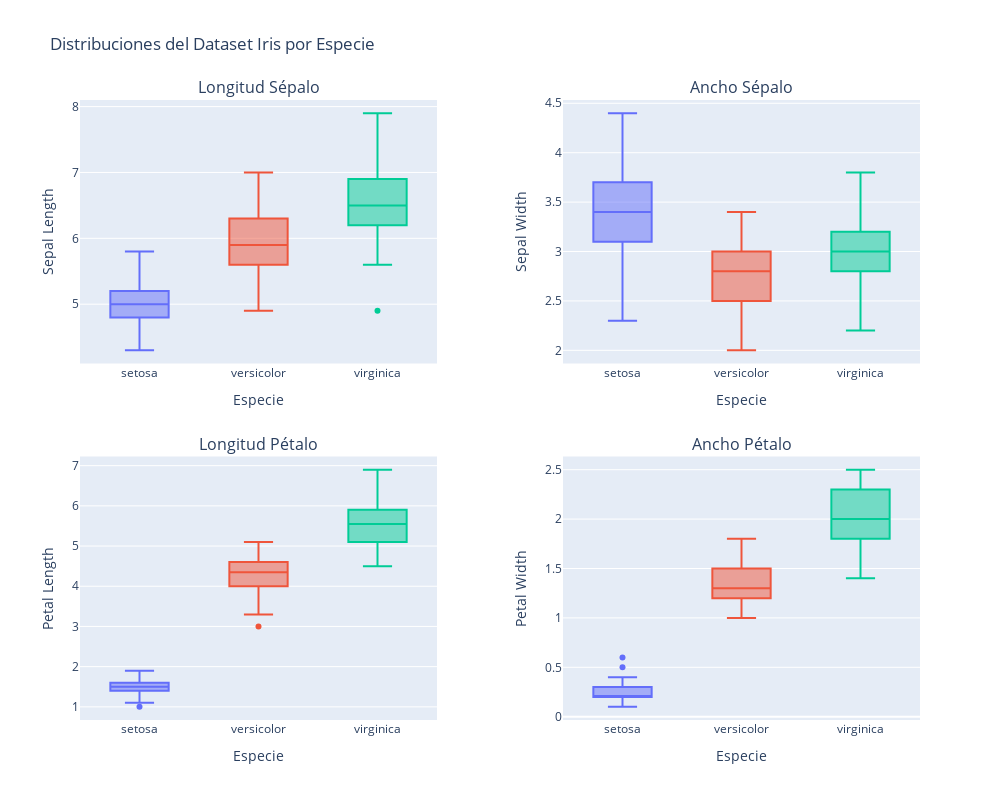

The notebook cell this image was saved under:
### Code cell
from plotly.subplots import make_subplots

# Crear subplots con formato 2x2
fig = make_subplots(rows=2, 
                    cols=2,
                    subplot_titles=('Longitud Sépalo', 'Ancho Sépalo', 
                                    'Longitud Pétalo', 'Ancho Pétalo'),
                    horizontal_spacing=0.15,
                    vertical_spacing=0.15)

# Características y posiciones en la cuadrícula
caracteristicas = [
    ('sepal_length', 1, 1),
    ('sepal_width', 1, 2),
    ('petal_length', 2, 1),
    ('petal_width', 2, 2)
]

# Generar cada gráfico y añadirlo a la posición correspondiente
for columna, row, col in caracteristicas:
    # Crear box plot individual
    box_fig = px.box(df, 
                     x="species", 
                     y=columna,
                     color="species",
                     width=400,
                     height=300)
    
    # Añadir cada traza al subplot correspondiente
    for trace in box_fig['data']:
        fig.add_trace(trace, row=row, col=col)
    
    # Configurar ejes y título
    nombre = columna.replace("_", " ").title()
    fig.update_yaxes(title_text=nombre, row=row, col=col)
    fig.update_xaxes(title_text='Especie', row=row, col=col)

# Configurar layout general
fig.update_layout(
    title_text='Distribuciones del Dataset Iris por Especie',
    showlegend=False,
    height=800,
    width=1000,
    margin=dict(t=100)
)

fig.show()

### Figure 1 — Plotly figure (JSON) as saved in the notebook; plotly's stock layout.template omitted (floating-point values rounded to 4 significant figures)
{"data": [{"alignmentgroup": "True", "hovertemplate": "species=%{x}<br>sepal_length=%{y}<extra></extra>", "legendgroup": "setosa", "marker": {"color": "#636efa"}, "name": "setosa", "notched": false, "offsetgroup": "setosa", "orientation": "v", "showlegend": true, "type": "box", "x": ["setosa", "setosa", "setosa", "setosa", "setosa", "setosa", "setosa", "setosa", "setosa", "setosa", "setosa", "setosa", "setosa", "setosa", "setosa", "setosa", "setosa", "setosa", "setosa", "setosa", "setosa", "setosa", "setosa", "setosa", "setosa", "setosa", "setosa", "setosa", "setosa", "setosa", "setosa", "setosa", "setosa", "setosa", "setosa", "setosa", "setosa", "setosa", "setosa", "setosa", "setosa", "setosa", "setosa", "setosa", "setosa", "setosa", "setosa", "setosa", "setosa", "setosa"], "x0": " ", "xaxis": "x", "y": [5.1, 4.9, 4.7, 4.6, 5.0, 5.4, 4.6, 5.0, 4.4, 4.9, 5.4, 4.8, 4.8, 4.3, 5.8, 5.7, 5.4, 5.1, 5.7, 5.1, 5.4, 5.1, 4.6, 5.1, 4.8, 5.0, 5.0, 5.2, 5.2, 4.7, 4.8, 5.4, 5.2, 5.5, 4.9, 5.0, 5.5, 4.9, 4.4, 5.1, 5.0, 4.5, 4.4, 5.0, 5.1, 4.8, 5.1, 4.6, 5.3, 5.0], "y0": " ", "yaxis": "y"}, {"alignmentgroup": "True", "hovertemplate": "species=%{x}<br>sepal_length=%{y}<extra></extra>", "legendgroup": "versicolor", "marker": {"color": "#EF553B"}, "name": "versicolor", "notched": false, "offsetgroup": "versicolor", "orientation": "v", "showlegend": true, "type": "box", "x": ["versicolor", "versicolor", "versicolor", "versicolor", "versicolor", "versicolor", "versicolor", "versicolor", "versicolor", "versicolor", "versicolor", "versicolor", "versicolor", "versicolor", "versicolor", "versicolor", "versicolor", "versicolor", "versicolor", "versicolor", "versicolor", "versicolor", "versicolor", "versicolor", "versicolor", "versicolor", "versicolor", "versicolor", "versicolor", "versicolor", "versicolor", "versicolor", "versicolor", "versicolor", "versicolor", "versicolor", "versicolor", "versicolor", "versicolor", "versicolor", "versicolor", "versicolor", "versicolor", "versicolor", "versicolor", "versicolor", "versicolor", "versicolor", "versicolor", "versicolor"], "x0": " ", "xaxis": "x", "y": [7.0, 6.4, 6.9, 5.5, 6.5, 5.7, 6.3, 4.9, 6.6, 5.2, 5.0, 5.9, 6.0, 6.1, 5.6, 6.7, 5.6, 5.8, 6.2, 5.6, 5.9, 6.1, 6.3, 6.1, 6.4, 6.6, 6.8, 6.7, 6.0, 5.7, 5.5, 5.5, 5.8, 6.0, 5.4, 6.0, 6.7, 6.3, 5.6, 5.5, 5.5, 6.1, 5.8, 5.0, 5.6, 5.7, 5.7, 6.2, 5.1, 5.7], "y0": " ", "yaxis": "y"}, {"alignmentgroup": "True", "hovertemplate": "species=%{x}<br>sepal_length=%{y}<extra></extra>", "legendgroup": "virginica", "marker": {"color": "#00cc96"}, "name": "virginica", "notched": false, "offsetgroup": "virginica", "orientation": "v", "showlegend": true, "type": "box", "x": ["virginica", "virginica", "virginica", "virginica", "virginica", "virginica", "virginica", "virginica", "virginica", "virginica", "virginica", "virginica", "virginica", "virginica", "virginica", "virginica", "virginica", "virginica", "virginica", "virginica", "virginica", "virginica", "virginica", "virginica", "virginica", "virginica", "virginica", "virginica", "virginica", "virginica", "virginica", "virginica", "virginica", "virginica", "virginica", "virginica", "virginica", "virginica", "virginica", "virginica", "virginica", "virginica", "virginica", "virginica", "virginica", "virginica", "virginica", "virginica", "virginica", "virginica"], "x0": " ", "xaxis": "x", "y": [6.3, 5.8, 7.1, 6.3, 6.5, 7.6, 4.9, 7.3, 6.7, 7.2, 6.5, 6.4, 6.8, 5.7, 5.8, 6.4, 6.5, 7.7, 7.7, 6.0, 6.9, 5.6, 7.7, 6.3, 6.7, 7.2, 6.2, 6.1, 6.4, 7.2, 7.4, 7.9, 6.4, 6.3, 6.1, 7.7, 6.3, 6.4, 6.0, 6.9, 6.7, 6.9, 5.8, 6.8, 6.7, 6.7, 6.3, 6.5, 6.2, 5.9], "y0": " ", "yaxis": "y"}, {"alignmentgroup": "True", "hovertemplate": "species=%{x}<br>sepal_width=%{y}<extra></extra>", "legendgroup": "setosa", "marker": {"color": "#636efa"}, "name": "setosa", "notched": false, "offsetgroup": "setosa", "orientation": "v", "showlegend": true, "type": "box", "x": ["setosa", "setosa", "setosa", "setosa", "setosa", "setosa", "setosa", "setosa", "setosa", "setosa", "setosa", "setosa", "setosa", "setosa", "setosa", "setosa", "setosa", "setosa", "setosa", "setosa", "setosa", "setosa", "setosa", "setosa", "setosa", "setosa", "setosa", "setosa", "setosa", "setosa", "setosa", "setosa", "setosa", "setosa", "setosa", "setosa", "setosa", "setosa", "setosa", "setosa", "setosa", "setosa", "setosa", "setosa", "setosa", "setosa", "setosa", "setosa", "setosa", "setosa"], "x0": " ", "xaxis": "x2", "y": [3.5, 3.0, 3.2, 3.1, 3.6, 3.9, 3.4, 3.4, 2.9, 3.1, 3.7, 3.4, 3.0, 3.0, 4.0, 4.4, 3.9, 3.5, 3.8, 3.8, 3.4, 3.7, 3.6, 3.3, 3.4, 3.0, 3.4, 3.5, 3.4, 3.2, 3.1, 3.4, 4.1, 4.2, 3.1, 3.2, 3.5, 3.1, 3.0, 3.4, 3.5, 2.3, 3.2, 3.5, 3.8, 3.0, 3.8, 3.2, 3.7, 3.3], "y0": " ", "yaxis": "y2"}, {"alignmentgroup": "True", "hovertemplate": "species=%{x}<br>sepal_width=%{y}<extra></extra>", "legendgroup": "versicolor", "marker": {"color": "#EF553B"}, "name": "versicolor", "notched": false, "offsetgroup": "versicolor", "orientation": "v", "showlegend": true, "type": "box", "x": ["versicolor", "versicolor", "versicolor", "versicolor", "versicolor", "versicolor", "versicolor", "versicolor", "versicolor", "versicolor", "versicolor", "versicolor", "versicolor", "versicolor", "versicolor", "versicolor", "versicolor", "versicolor", "versicolor", "versicolor", "versicolor", "versicolor", "versicolor", "versicolor", "versicolor", "versicolor", "versicolor", "versicolor", "versicolor", "versicolor", "versicolor", "versicolor", "versicolor", "versicolor", "versicolor", "versicolor", "versicolor", "versicolor", "versicolor", "versicolor", "versicolor", "versicolor", "versicolor", "versicolor", "versicolor", "versicolor", "versicolor", "versicolor", "versicolor", "versicolor"], "x0": " ", "xaxis": "x2", "y": [3.2, 3.2, 3.1, 2.3, 2.8, 2.8, 3.3, 2.4, 2.9, 2.7, 2.0, 3.0, 2.2, 2.9, 2.9, 3.1, 3.0, 2.7, 2.2, 2.5, 3.2, 2.8, 2.5, 2.8, 2.9, 3.0, 2.8, 3.0, 2.9, 2.6, 2.4, 2.4, 2.7, 2.7, 3.0, 3.4, 3.1, 2.3, 3.0, 2.5, 2.6, 3.0, 2.6, 2.3, 2.7, 3.0, 2.9, 2.9, 2.5, 2.8], "y0": " ", "yaxis": "y2"}, {"alignmentgroup": "True", "hovertemplate": "species=%{x}<br>sepal_width=%{y}<extra></extra>", "legendgroup": "virginica", "marker": {"color": "#00cc96"}, "name": "virginica", "notched": false, "offsetgroup": "virginica", "orientation": "v", "showlegend": true, "type": "box", "x": ["virginica", "virginica", "virginica", "virginica", "virginica", "virginica", "virginica", "virginica", "virginica", "virginica", "virginica", "virginica", "virginica", "virginica", "virginica", "virginica", "virginica", "virginica", "virginica", "virginica", "virginica", "virginica", "virginica", "virginica", "virginica", "virginica", "virginica", "virginica", "virginica", "virginica", "virginica", "virginica", "virginica", "virginica", "virginica", "virginica", "virginica", "virginica", "virginica", "virginica", "virginica", "virginica", "virginica", "virginica", "virginica", "virginica", "virginica", "virginica", "virginica", "virginica"], "x0": " ", "xaxis": "x2", "y": [3.3, 2.7, 3.0, 2.9, 3.0, 3.0, 2.5, 2.9, 2.5, 3.6, 3.2, 2.7, 3.0, 2.5, 2.8, 3.2, 3.0, 3.8, 2.6, 2.2, 3.2, 2.8, 2.8, 2.7, 3.3, 3.2, 2.8, 3.0, 2.8, 3.0, 2.8, 3.8, 2.8, 2.8, 2.6, 3.0, 3.4, 3.1, 3.0, 3.1, 3.1, 3.1, 2.7, 3.2, 3.3, 3.0, 2.5, 3.0, 3.4, 3.0], "y0": " ", "yaxis": "y2"}, {"alignmentgroup": "True", "hovertemplate": "species=%{x}<br>petal_length=%{y}<extra></extra>", "legendgroup": "setosa", "marker": {"color": "#636efa"}, "name": "setosa", "notched": false, "offsetgroup": "setosa", "orientation": "v", "showlegend": true, "type": "box", "x": ["setosa", "setosa", "setosa", "setosa", "setosa", "setosa", "setosa", "setosa", "setosa", "setosa", "setosa", "setosa", "setosa", "setosa", "setosa", "setosa", "setosa", "setosa", "setosa", "setosa", "setosa", "setosa", "setosa", "setosa", "setosa", "setosa", "setosa", "setosa", "setosa", "setosa", "setosa", "setosa", "setosa", "setosa", "setosa", "setosa", "setosa", "setosa", "setosa", "setosa", "setosa", "setosa", "setosa", "setosa", "setosa", "setosa", "setosa", "setosa", "setosa", "setosa"], "x0": " ", "xaxis": "x3", "y": [1.4, 1.4, 1.3, 1.5, 1.4, 1.7, 1.4, 1.5, 1.4, 1.5, 1.5, 1.6, 1.4, 1.1, 1.2, 1.5, 1.3, 1.4, 1.7, 1.5, 1.7, 1.5, 1.0, 1.7, 1.9, 1.6, 1.6, 1.5, 1.4, 1.6, 1.6, 1.5, 1.5, 1.4, 1.5, 1.2, 1.3, 1.5, 1.3, 1.5, 1.3, 1.3, 1.3, 1.6, 1.9, 1.4, 1.6, 1.4, 1.5, 1.4], "y0": " ", "yaxis": "y3"}, {"alignmentgroup": "True", "hovertemplate": "species=%{x}<br>petal_length=%{y}<extra></extra>", "legendgroup": "versicolor", "marker": {"color": "#EF553B"}, "name": "versicolor", "notched": false, "offsetgroup": "versicolor", "orientation": "v", "showlegend": true, "type": "box", "x": ["versicolor", "versicolor", "versicolor", "versicolor", "versicolor", "versicolor", "versicolor", "versicolor", "versicolor", "versicolor", "versicolor", "versicolor", "versicolor", "versicolor", "versicolor", "versicolor", "versicolor", "versicolor", "versicolor", "versicolor", "versicolor", "versicolor", "versicolor", "versicolor", "versicolor", "versicolor", "versicolor", "versicolor", "versicolor", "versicolor", "versicolor", "versicolor", "versicolor", "versicolor", "versicolor", "versicolor", "versicolor", "versicolor", "versicolor", "versicolor", "versicolor", "versicolor", "versicolor", "versicolor", "versicolor", "versicolor", "versicolor", "versicolor", "versicolor", "versicolor"], "x0": " ", "xaxis": "x3", "y": [4.7, 4.5, 4.9, 4.0, 4.6, 4.5, 4.7, 3.3, 4.6, 3.9, 3.5, 4.2, 4.0, 4.7, 3.6, 4.4, 4.5, 4.1, 4.5, 3.9, 4.8, 4.0, 4.9, 4.7, 4.3, 4.4, 4.8, 5.0, 4.5, 3.5, 3.8, 3.7, 3.9, 5.1, 4.5, 4.5, 4.7, 4.4, 4.1, 4.0, 4.4, 4.6, 4.0, 3.3, 4.2, 4.2, 4.2, 4.3, 3.0, 4.1], "y0": " ", "yaxis": "y3"}, {"alignmentgroup": "True", "hovertemplate": "species=%{x}<br>petal_length=%{y}<extra></extra>", "legendgroup": "virginica", "marker": {"color": "#00cc96"}, "name": "virginica", "notched": false, "offsetgroup": "virginica", "orientation": "v", "showlegend": true, "type": "box", "x": ["virginica", "virginica", "virginica", "virginica", "virginica", "virginica", "virginica", "virginica", "virginica", "virginica", "virginica", "virginica", "virginica", "virginica", "virginica", "virginica", "virginica", "virginica", "virginica", "virginica", "virginica", "virginica", "virginica", "virginica", "virginica", "virginica", "virginica", "virginica", "virginica", "virginica", "virginica", "virginica", "virginica", "virginica", "virginica", "virginica", "virginica", "virginica", "virginica", "virginica", "virginica", "virginica", "virginica", "virginica", "virginica", "virginica", "virginica", "virginica", "virginica", "virginica"], "x0": " ", "xaxis": "x3", "y": [6.0, 5.1, 5.9, 5.6, 5.8, 6.6, 4.5, 6.3, 5.8, 6.1, 5.1, 5.3, 5.5, 5.0, 5.1, 5.3, 5.5, 6.7, 6.9, 5.0, 5.7, 4.9, 6.7, 4.9, 5.7, 6.0, 4.8, 4.9, 5.6, 5.8, 6.1, 6.4, 5.6, 5.1, 5.6, 6.1, 5.6, 5.5, 4.8, 5.4, 5.6, 5.1, 5.1, 5.9, 5.7, 5.2, 5.0, 5.2, 5.4, 5.1], "y0": " ", "yaxis": "y3"}, {"alignmentgroup": "True", "hovertemplate": "species=%{x}<br>petal_width=%{y}<extra></extra>", "legendgroup": "setosa", "marker": {"color": "#636efa"}, "name": "setosa", "notched": false, "offsetgroup": "setosa", "orientation": "v", "showlegend": true, "type": "box", "x": ["setosa", "setosa", "setosa", "setosa", "setosa", "setosa", "setosa", "setosa", "setosa", "setosa", "setosa", "setosa", "setosa", "setosa", "setosa", "setosa", "setosa", "setosa", "setosa", "setosa", "setosa", "setosa", "setosa", "setosa", "setosa", "setosa", "setosa", "setosa", "setosa", "setosa", "setosa", "setosa", "setosa", "setosa", "setosa", "setosa", "setosa", "setosa", "setosa", "setosa", "setosa", "setosa", "setosa", "setosa", "setosa", "setosa", "setosa", "setosa", "setosa", "setosa"], "x0": " ", "xaxis": "x4", "y": [0.2, 0.2, 0.2, 0.2, 0.2, 0.4, 0.3, 0.2, 0.2, 0.1, 0.2, 0.2, 0.1, 0.1, 0.2, 0.4, 0.4, 0.3, 0.3, 0.3, 0.2, 0.4, 0.2, 0.5, 0.2, 0.2, 0.4, 0.2, 0.2, 0.2, 0.2, 0.4, 0.1, 0.2, 0.1, 0.2, 0.2, 0.1, 0.2, 0.2, 0.3, 0.3, 0.2, 0.6, 0.4, 0.3, 0.2, 0.2, 0.2, 0.2], "y0": " ", "yaxis": "y4"}, {"alignmentgroup": "True", "hovertemplate": "species=%{x}<br>petal_width=%{y}<extra></extra>", "legendgroup": "versicolor", "marker": {"color": "#EF553B"}, "name": "versicolor", "notched": false, "offsetgroup": "versicolor", "orientation": "v", "showlegend": true, "type": "box", "x": ["versicolor", "versicolor", "versicolor", "versicolor", "versicolor", "versicolor", "versicolor", "versicolor", "versicolor", "versicolor", "versicolor", "versicolor", "versicolor", "versicolor", "versicolor", "versicolor", "versicolor", "versicolor", "versicolor", "versicolor", "versicolor", "versicolor", "versicolor", "versicolor", "versicolor", "versicolor", "versicolor", "versicolor", "versicolor", "versicolor", "versicolor", "versicolor", "versicolor", "versicolor", "versicolor", "versicolor", "versicolor", "versicolor", "versicolor", "versicolor", "versicolor", "versicolor", "versicolor", "versicolor", "versicolor", "versicolor", "versicolor", "versicolor", "versicolor", "versicolor"], "x0": " ", "xaxis": "x4", "y": [1.4, 1.5, 1.5, 1.3, 1.5, 1.3, 1.6, 1.0, 1.3, 1.4, 1.0, 1.5, 1.0, 1.4, 1.3, 1.4, 1.5, 1.0, 1.5, 1.1, 1.8, 1.3, 1.5, 1.2, 1.3, 1.4, 1.4, 1.7, 1.5, 1.0, 1.1, 1.0, 1.2, 1.6, 1.5, 1.6, 1.5, 1.3, 1.3, 1.3, 1.2, 1.4, 1.2, 1.0, 1.3, 1.2, 1.3, 1.3, 1.1, 1.3], "y0": " ", "yaxis": "y4"}, {"alignmentgroup": "True", "hovertemplate": "species=%{x}<br>petal_width=%{y}<extra></extra>", "legendgroup": "virginica", "marker": {"color": "#00cc96"}, "name": "virginica", "notched": false, "offsetgroup": "virginica", "orientation": "v", "showlegend": true, "type": "box", "x": ["virginica", "virginica", "virginica", "virginica", "virginica", "virginica", "virginica", "virginica", "virginica", "virginica", "virginica", "virginica", "virginica", "virginica", "virginica", "virginica", "virginica", "virginica", "virginica", "virginica", "virginica", "virginica", "virginica", "virginica", "virginica", "virginica", "virginica", "virginica", "virginica", "virginica", "virginica", "virginica", "virginica", "virginica", "virginica", "virginica", "virginica", "virginica", "virginica", "virginica", "virginica", "virginica", "virginica", "virginica", "virginica", "virginica", "virginica", "virginica", "virginica", "virginica"], "x0": " ", "xaxis": "x4", "y": [2.5, 1.9, 2.1, 1.8, 2.2, 2.1, 1.7, 1.8, 1.8, 2.5, 2.0, 1.9, 2.1, 2.0, 2.4, 2.3, 1.8, 2.2, 2.3, 1.5, 2.3, 2.0, 2.0, 1.8, 2.1, 1.8, 1.8, 1.8, 2.1, 1.6, 1.9, 2.0, 2.2, 1.5, 1.4, 2.3, 2.4, 1.8, 1.8, 2.1, 2.4, 2.3, 1.9, 2.3, 2.5, 2.3, 1.9, 2.0, 2.3, 1.8], "y0": " ", "yaxis": "y4"}], "layout": {"annotations": [{"font": {"size": 16}, "showarrow": false, "text": "Longitud Sépalo", "x": 0.2125, "xanchor": "center", "xref": "paper", "y": 1, "yanchor": "bottom", "yref": "paper"}, {"font": {"size": 16}, "showarrow": false, "text": "Ancho Sépalo", "x": 0.7875, "xanchor": "center", "xref": "paper", "y": 1, "yanchor": "bottom", "yref": "paper"}, {"font": {"size": 16}, "showarrow": false, "text": "Longitud Pétalo", "x": 0.2125, "xanchor": "center", "xref": "paper", "y": 0.425, "yanchor": "bottom", "yref": "paper"}, {"font": {"size": 16}, "showarrow": false, "text": "Ancho Pétalo", "x": 0.7875, "xanchor": "center", "xref": "paper", "y": 0.425, "yanchor": "bottom", "yref": "paper"}], "height": 800, "margin": {"t": 100}, "showlegend": false, "title": {"text": "Distribuciones del Dataset Iris por Especie"}, "width": 1000, "xaxis": {"anchor": "y", "domain": [0, 0.425], "title": {"text": "Especie"}}, "xaxis2": {"anchor": "y2", "domain": [0.575, 1], "title": {"text": "Especie"}}, "xaxis3": {"anchor": "y3", "domain": [0, 0.425], "title": {"text": "Especie"}}, "xaxis4": {"anchor": "y4", "domain": [0.575, 1], "title": {"text": "Especie"}}, "yaxis": {"anchor": "x", "domain": [0.575, 1], "title": {"text": "Sepal Length"}}, "yaxis2": {"anchor": "x2", "domain": [0.575, 1], "title": {"text": "Sepal Width"}}, "yaxis3": {"anchor": "x3", "domain": [0, 0.425], "title": {"text": "Petal Length"}}, "yaxis4": {"anchor": "x4", "domain": [0, 0.425], "title": {"text": "Petal Width"}}}}
